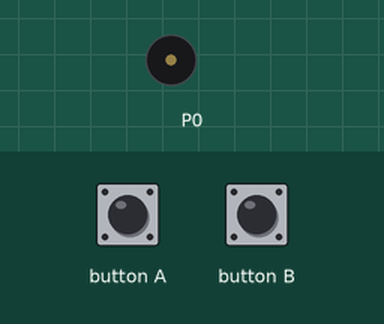
Recording of a program running on a simulated BBC micro:bit (MakeCode). On the bench: buzzer (waves = sounding). The test bench sets the inputs (shaded band).

Above: at 1.2 s.
1.3 s: button A pressed for 0.15 s
At 7.2 s:
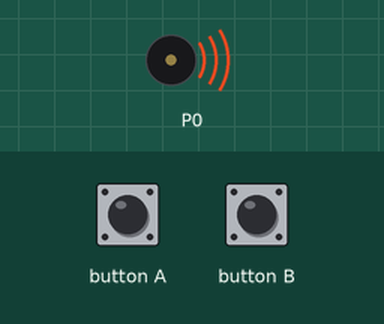
Timing chart, 0 to 10.4 s (numbered marks = the images above; inputs shaded):
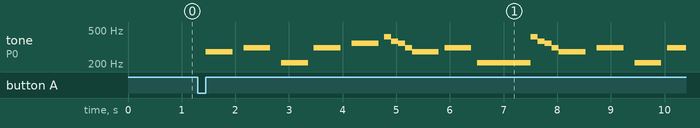

The program:

main.ts
```typescript
input.onButtonPressed(Button.A, function () {
    music.playTone(277, music.beat(BeatFraction.Whole))
    basic.pause(200)
    music.playTone(311, music.beat(BeatFraction.Whole))
    basic.pause(200)
    music.playTone(208, music.beat(BeatFraction.Whole))
    basic.pause(100)
    music.playTone(311, music.beat(BeatFraction.Whole))
    basic.pause(200)
    music.playTone(349, music.beat(BeatFraction.Whole))
    basic.pause(100)
    music.playTone(415, music.beat(BeatFraction.Quarter))
    music.playTone(370, music.beat(BeatFraction.Quarter))
    music.playTone(349, music.beat(BeatFraction.Quarter))
    music.playTone(311, music.beat(BeatFraction.Quarter))
    music.playTone(277, music.beat(BeatFraction.Whole))
    basic.pause(100)
    music.playTone(311, music.beat(BeatFraction.Whole))
    basic.pause(100)
    music.playTone(208, music.beat(BeatFraction.Double))
    music.playTone(415, music.beat(BeatFraction.Quarter))
    music.playTone(370, music.beat(BeatFraction.Quarter))
    music.playTone(349, music.beat(BeatFraction.Quarter))
    music.playTone(311, music.beat(BeatFraction.Quarter))
    music.playTone(277, music.beat(BeatFraction.Whole))
    basic.pause(200)
    music.playTone(311, music.beat(BeatFraction.Whole))
    basic.pause(200)
    music.playTone(208, music.beat(BeatFraction.Whole))
    basic.pause(100)
    music.playTone(311, music.beat(BeatFraction.Whole))
    basic.pause(200)
    music.playTone(349, music.beat(BeatFraction.Whole))
    basic.pause(100)
    music.playTone(415, music.beat(BeatFraction.Quarter))
    music.playTone(370, music.beat(BeatFraction.Quarter))
    music.playTone(349, music.beat(BeatFraction.Quarter))
    music.playTone(311, music.beat(BeatFraction.Quarter))
    music.playTone(277, music.beat(BeatFraction.Whole))
    basic.pause(100)
    music.playTone(311, music.beat(BeatFraction.Whole))
    basic.pause(100)
    music.playTone(208, music.beat(BeatFraction.Double))
    music.playTone(277, music.beat(BeatFraction.Quarter))
    music.playTone(277, music.beat(BeatFraction.Quarter))
    basic.pause(200)
    music.playTone(277, music.beat(BeatFraction.Quarter))
    music.playTone(277, music.beat(BeatFraction.Quarter))
    basic.pause(500)
    music.playTone(233, music.beat(BeatFraction.Half))
    music.playTone(262, music.beat(BeatFraction.Half))
    music.playTone(277, music.beat(BeatFraction.Half))
    music.playTone(277, music.beat(BeatFraction.Half))
    music.playTone(311, music.beat(BeatFraction.Half))
    music.playTone(262, music.beat(BeatFraction.Half))
    music.playTone(233, music.beat(BeatFraction.Half))
    music.playTone(208, music.beat(BeatFraction.Double))
    basic.pause(200)
    music.playTone(233, music.beat(BeatFraction.Half))
    music.playTone(233, music.beat(BeatFraction.Half))
    music.playTone(262, music.beat(BeatFraction.Half))
    music.playTone(277, music.beat(BeatFraction.Half))
    music.playTone(233, music.beat(BeatFraction.Half))
    music.playTone(208, music.beat(BeatFraction.Half))
    music.playTone(415, music.beat(BeatFraction.Whole))
    music.playTone(415, music.beat(BeatFraction.Half))
    music.playTone(311, music.beat(BeatFraction.Double))
    basic.pause(200)
    music.playTone(233, music.beat(BeatFraction.Half))
    music.playTone(233, music.beat(BeatFraction.Half))
    music.playTone(262, music.beat(BeatFraction.Half))
    music.playTone(277, music.beat(BeatFraction.Half))
    music.playTone(233, music.beat(BeatFraction.Half))
    music.playTone(277, music.beat(BeatFraction.Half))
    music.playTone(311, music.beat(BeatFraction.Half))
    music.playTone(262, music.beat(BeatFraction.Half))
    music.playTone(233, music.beat(BeatFraction.Half))
    music.playTone(208, music.beat(BeatFraction.Double))
    basic.pause(200)
    music.playTone(233, music.beat(BeatFraction.Half))
    music.playTone(233, music.beat(BeatFraction.Half))
    music.playTone(262, music.beat(BeatFraction.Half))
    music.playTone(277, music.beat(BeatFraction.Half))
    music.playTone(233, music.beat(BeatFraction.Half))
    music.playTone(208, music.beat(BeatFraction.Half))
    music.playTone(311, music.beat(BeatFraction.Half))
    music.playTone(311, music.beat(BeatFraction.Half))
    music.playTone(311, music.beat(BeatFraction.Half))
    music.playTone(349, music.beat(BeatFraction.Half))
    music.playTone(311, music.beat(BeatFraction.Double))
    basic.pause(200)
    music.playTone(277, music.beat(BeatFraction.Double))
    music.playTone(311, music.beat(BeatFraction.Half))
    music.playTone(349, music.beat(BeatFraction.Half))
    music.playTone(277, music.beat(BeatFraction.Half))
    music.playTone(311, music.beat(BeatFraction.Half))
    music.playTone(311, music.beat(BeatFraction.Half))
    music.playTone(311, music.beat(BeatFraction.Half))
    music.playTone(349, music.beat(BeatFraction.Half))
    music.playTone(311, music.beat(BeatFraction.Half))
    music.playTone(208, music.beat(BeatFraction.Half))
    music.playTone(208, music.beat(BeatFraction.Double))
    basic.pause(200)
    music.playTone(233, music.beat(BeatFraction.Half))
    music.playTone(262, music.beat(BeatFraction.Half))
    music.playTone(277, music.beat(BeatFraction.Half))
    music.playTone(233, music.beat(BeatFraction.Half))
    music.playTone(311, music.beat(BeatFraction.Half))
    music.playTone(349, music.beat(BeatFraction.Half))
    music.playTone(311, music.beat(BeatFraction.Double))
    basic.pause(200)
    music.playTone(233, music.beat(BeatFraction.Quarter))
    music.playTone(262, music.beat(BeatFraction.Quarter))
    music.playTone(277, music.beat(BeatFraction.Quarter))
    music.playTone(233, music.beat(BeatFraction.Quarter))
    music.playTone(349, music.beat(BeatFraction.Half))
    music.playTone(349, music.beat(BeatFraction.Half))
    music.playTone(311, music.beat(BeatFraction.Double))
    basic.pause(200)
    music.playTone(208, music.beat(BeatFraction.Quarter))
    music.playTone(233, music.beat(BeatFraction.Quarter))
    music.playTone(262, music.beat(BeatFraction.Quarter))
    music.playTone(208, music.beat(BeatFraction.Quarter))
    music.playTone(311, music.beat(BeatFraction.Half))
    music.playTone(311, music.beat(BeatFraction.Half))
    music.playTone(277, music.beat(BeatFraction.Half))
    music.playTone(262, music.beat(BeatFraction.Half))
    music.playTone(233, music.beat(BeatFraction.Half))
    music.playTone(233, music.beat(BeatFraction.Quarter))
    music.playTone(262, music.beat(BeatFraction.Quarter))
    music.playTone(277, music.beat(BeatFraction.Quarter))
    music.playTone(233, music.beat(BeatFraction.Quarter))
    music.playTone(277, music.beat(BeatFraction.Half))
    music.playTone(311, music.beat(BeatFraction.Quarter))
    music.playTone(262, music.beat(BeatFraction.Half))
    music.playTone(233, music.beat(BeatFraction.Half))
    music.playTone(208, music.beat(BeatFraction.Half))
    music.playTone(175, music.beat(BeatFraction.Half))
    music.playTone(311, music.beat(BeatFraction.Half))
    music.playTone(277, music.beat(BeatFraction.Double))
    basic.pause(200)
    music.playTone(233, music.beat(BeatFraction.Quarter))
    music.playTone(262, music.beat(BeatFraction.Quarter))
    music.playTone(277, music.beat(BeatFraction.Quarter))
    music.playTone(233, music.beat(BeatFraction.Quarter))
    music.playTone(349, music.beat(BeatFraction.Half))
    music.playTone(349, music.beat(BeatFraction.Half))
    music.playTone(311, music.beat(BeatFraction.Double))
    basic.pause(200)
    music.playTone(208, music.beat(BeatFraction.Quarter))
    music.playTone(233, music.beat(BeatFraction.Quarter))
    music.playTone(262, music.beat(BeatFraction.Quarter))
    music.playTone(208, music.beat(BeatFraction.Quarter))
    music.playTone(277, music.beat(BeatFraction.Whole))
    music.playTone(262, music.beat(BeatFraction.Half))
    music.playTone(277, music.beat(BeatFraction.Half))
    music.playTone(262, music.beat(BeatFraction.Half))
    music.playTone(233, music.beat(BeatFraction.Half))
    music.playTone(208, music.beat(BeatFraction.Quarter))
    music.playTone(233, music.beat(BeatFraction.Quarter))
    music.playTone(262, music.beat(BeatFraction.Quarter))
    music.playTone(208, music.beat(BeatFraction.Quarter))
    music.playTone(277, music.beat(BeatFraction.Half))
    music.playTone(311, music.beat(BeatFraction.Quarter))
    music.playTone(262, music.beat(BeatFraction.Half))
    music.playTone(233, music.beat(BeatFraction.Half))
    music.playTone(208, music.beat(BeatFraction.Half))
    music.playTone(175, music.beat(BeatFraction.Half))
    music.playTone(311, music.beat(BeatFraction.Half))
    music.playTone(277, music.beat(BeatFraction.Double))
})
input.onButtonPressed(Button.B, function () {
    music.playTone(294, music.beat(BeatFraction.Half))
    music.playTone(294, music.beat(BeatFraction.Half))
    music.playTone(311, music.beat(BeatFraction.Half))
    music.playTone(294, music.beat(BeatFraction.Half))
    music.playTone(262, music.beat(BeatFraction.Half))
    music.playTone(294, music.beat(BeatFraction.Half))
    music.playTone(196, music.beat(BeatFraction.Whole))
    music.playTone(262, music.beat(BeatFraction.Half))
    music.playTone(233, music.beat(BeatFraction.Half))
    music.playTone(196, music.beat(BeatFraction.Whole))
    music.playTone(233, music.beat(BeatFraction.Whole))
    music.playTone(262, music.beat(BeatFraction.Whole))
    music.playTone(262, music.beat(BeatFraction.Half))
    music.playTone(262, music.beat(BeatFraction.Half))
    music.playTone(294, music.beat(BeatFraction.Half))
    music.playTone(262, music.beat(BeatFraction.Half))
    music.playTone(233, music.beat(BeatFraction.Half))
    music.playTone(262, music.beat(BeatFraction.Half))
    music.playTone(294, music.beat(BeatFraction.Whole))
    music.playTone(233, music.beat(BeatFraction.Half))
    music.playTone(196, music.beat(BeatFraction.Half))
    music.playTone(233, music.beat(BeatFraction.Whole))
    music.playTone(233, music.beat(BeatFraction.Whole))
    music.playTone(196, music.beat(BeatFraction.Whole))
    music.playTone(294, music.beat(BeatFraction.Half))
    music.playTone(294, music.beat(BeatFraction.Half))
    music.playTone(311, music.beat(BeatFraction.Half))
    music.playTone(294, music.beat(BeatFraction.Half))
    music.playTone(262, music.beat(BeatFraction.Half))
    music.playTone(294, music.beat(BeatFraction.Half))
    music.playTone(196, music.beat(BeatFraction.Double))
    music.playTone(196, music.beat(BeatFraction.Half))
    music.playTone(233, music.beat(BeatFraction.Half))
    music.playTone(220, music.beat(BeatFraction.Whole))
    music.playTone(220, music.beat(BeatFraction.Half))
    music.playTone(220, music.beat(BeatFraction.Half))
    music.playTone(294, music.beat(BeatFraction.Whole))
    music.playTone(294, music.beat(BeatFraction.Whole))
    music.playTone(233, music.beat(BeatFraction.Breve))
})
basic.forever(function () {

})
```

test.ts
```typescript
// 在這裡測試；當此封包作為擴充功能時，將不會編譯此內容。
```

Measured:
- after the input at 1.3 s, tone on P0: plays 277 Hz for 0.50 s, 311 Hz for 0.50 s, 208 Hz for 0.50 s, 311 Hz for 0.50 s, 349 Hz for 0.50 s, 415 Hz for 0.13 s … (20 notes in this stretch), starting after 0.15 s
